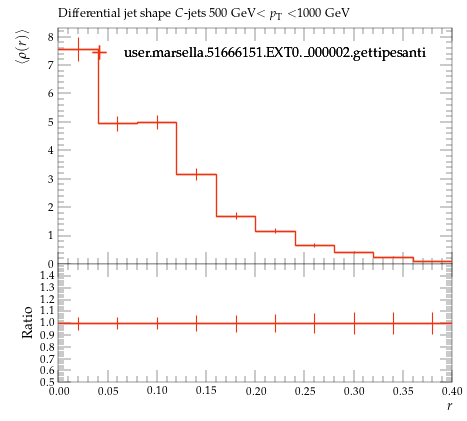

The Python source for this figure:
#! /usr/bin/env python

# This Python script was auto-generated using YODA v2.0.2.
# Analysis object: /MC_HFDECAYS/avg_C_jet_rho_500_1000
# Timestamp: 24-07-2026 (16:40:06)

import matplotlib as mpl
import matplotlib.pyplot as plt
mpl.use('Agg') # comment out for interactive use
import os
import numpy as np

plotDir = os.path.split(os.path.realpath(__file__))[0]
if 'YODA_USER_PLOT_PATH' in globals():
    plot_outdir = globals()['YODA_USER_PLOT_PATH']
else:
    plot_outdir = plotDir

#plot style
plt.style.use(os.path.join(plotDir, '../default.mplstyle'))
# plot metadata
figW, figH = plt.rcParams['figure.figsize']
ax_xLabel = r'$r$'
ax_yLabel = r'$\langle\rho(r)\rangle$'
ax_title  = r'Differential jet shape $C$-jets 500 GeV$<p_\mathrm{T}<$1000 GeV'
ax_xScale = 'linear'
ax_yScale = 'linear'
xLims = (0.0, 0.4)
yLims = (0.0, 8.3089127)

# TeX-friendly labels for the legend
labels = {
    'legend' : ([ r"user.marsella.51666151.EXT0.\_000002.gettipesanti" ], r""),
}

# Adjust canvas width and height
canvasW = 10.0
canvasH = 9.0
figW *= canvasW/10.
figH *= canvasH/9.

# Create figure and axis objects
fig, (ax, ratio0_ax) = plt.subplots(2, 1, sharex=True,
                  figsize=(figW,figH), gridspec_kw={'height_ratios': (6.0, 3.0)})

# Set figure margins
plt.subplots_adjust(
    left   = 1.0 * plt.rcParams['figure.subplot.left'],
    right  = 1.0 * plt.rcParams['figure.subplot.right'],
    top    = 1.0 * plt.rcParams['figure.subplot.top'],
    bottom = 1.0 * plt.rcParams['figure.subplot.bottom'])

ratio0_ax.yaxis.set_major_locator(mpl.ticker.MultipleLocator(0.1))
ratio0_ax.set_ylim(0.5, 1.4999)
ratio0_ax.set_ylabel('Ratio')

# the numerical data is stored in a separate file
dataf = dict()
prefix = os.path.split(__file__)[0]
if prefix:    prefix = prefix + '/'
exec(open(prefix+'avg_C_jet_rho_500_1000__data.py').read(), dataf)


legend_handles = dict() # keep track of handles for the legend

# style options for curves
# starts at zorder>=5 to draw curve on top of legend
styles = {
  'user.marsella.51666151.EXT0._000002.gettipesanti.yoda.gz': {
    'color' : '#EE3311',
    'linestyle' : '-',
    'linewidth' : 1,
    'marker' : 'none',
    'markersize' : 2,
    'capsize' : 0.0,
    'zorder' : 5,
    'histstyle' : 1,
    'drawstyle' : 'steps-pre',
    'xerrorbars' : 1,
    'yerrorbars' : 1,
    'fillcolor' : None,
    'fillopacity' : 1.0,
    'ratio0_linestyle' : '-',
    'ratio0_linewidth' : 1,
    'ratio0_marker' : 'none',
    'ratio0_markersize' : 2,
    'ratio0_capsize' : 0.0,
    'ratio0_zorder' : 5,
    'ratio0_histstyle' : 1,
    'ratio0_drawstyle' : 'steps-pre',
    'ratio0_xerrorbars' : 1,
    'ratio0_yerrorbars' : 1,
  },
}

# curve from input yoda files in main panel
for label, yvals in dataf['yvals'].items():
    if all(np.isnan(v) for v in dataf['yvals'][label]):
        continue
    tmp = None
    if styles[label]['histstyle']: # draw as histogram
        xpos = dataf['xedges'][label] if styles[label]['drawstyle'] else dataf['xpoints'][label]
        ypos = np.insert(yvals, 0, yvals[0]) if styles[label]['drawstyle'] else yvals
        if styles[label]['fillcolor']: # fill area below curve
            ax.fill_between(xpos, ypos, step='pre',
                            color=styles[label]['fillcolor'],
                            alpha=styles[label]['fillopacity'])
        tmp, = ax.plot(xpos, ypos,
                       color=styles[label]['color'],
                       linestyle=styles[label]['linestyle'],
                       linewidth=styles[label]['linewidth'],
                       drawstyle=styles[label]['drawstyle'], solid_joinstyle='miter',
                       zorder=styles[label]['zorder'], label=label)
    tmp = ax.errorbar(dataf['xpoints'][label], yvals,
                      xerr=np.array(dataf['xerrs'][label])*styles[label]['xerrorbars'],
                      yerr=np.array(dataf['yerrs'][label])*styles[label]['yerrorbars'],
                      fmt=styles[label]['marker'], capsize=styles[label]['capsize'],
                      markersize=styles[label]['markersize'],
                      ecolor=styles[label]['color'],
                      color=styles[label]['color'], zorder=styles[label]['zorder'])
    tmp[-1][0].set_linestyle(styles[label]['linestyle'])
    tmp[-1][0].set_linewidth(styles[label]['linewidth'])
    if label in dataf['add_legend_handle']:  legend_handles[label] = tmp
    for varLabel in dataf['variation_yvals'].keys():
        if varLabel.startswith(label):
            tmp, = ax.plot(dataf['xedges'][label], dataf['variation_yvals'][varLabel],
                           color=styles[label]['color'],
                           linestyle=styles[label]['linestyle'],
                           linewidth=styles[label]['linewidth'],
                           drawstyle='steps-pre', solid_joinstyle='miter',
                           zorder=styles[label]['zorder'], alpha=0.5)


# plots on ratio panel
# curve from input yoda files in ratio panel
for label, yvals in dataf['ratio0_yvals'].items():
    if all(np.isnan(v) for v in yvals):
        continue
    if styles[label]['ratio0_histstyle']: # plot as histogram
        xpos = dataf['xedges']['user.marsella.51666151.EXT0._000002.gettipesanti.yoda.gz'] if styles[label]['ratio0_drawstyle'] else dataf['xpoints']['user.marsella.51666151.EXT0._000002.gettipesanti.yoda.gz']
        ypos = np.insert(yvals, 0, yvals[0]) if styles[label]['ratio0_drawstyle'] else yvals
        ratio0_ax.plot(xpos, ypos,
                       color=styles[label]['color'],
                       linewidth=styles[label]['linewidth'],
                       linestyle=styles[label]['ratio0_linestyle'],
                       drawstyle=styles[label]['ratio0_drawstyle'], zorder=styles[label]['zorder'],
                       solid_joinstyle='miter')
    tmp = ratio0_ax.errorbar(dataf['xpoints']['user.marsella.51666151.EXT0._000002.gettipesanti.yoda.gz'], yvals,
                             xerr=np.array(dataf['ref_xerrs'])*styles[label]['ratio0_xerrorbars'],
                             yerr=np.array(dataf['ratio0_yerrs'][label])*styles[label]['ratio0_yerrorbars'],
                             fmt=styles[label]['ratio0_marker'], capsize=styles[label]['ratio0_capsize'],
                             markersize=styles[label]['ratio0_markersize'],
                             ecolor=styles[label]['color'],
                             color=styles[label]['color'])
    tmp[-1][0].set_linestyle(styles[label]['ratio0_linestyle'])
    tmp[-1][0].set_linewidth(styles[label]['ratio0_linewidth'])

    for varlabel in dataf['ratio0_variation_vals'].keys():
        if varlabel.startswith(label):
            ratio0_ax.plot(dataf['xedges']['user.marsella.51666151.EXT0._000002.gettipesanti.yoda.gz'],
                            dataf['ratio0_variation_vals'][varlabel],
                            color=styles[label]['color'],
                            linestyle=styles[label]['linestyle'],
                            linewidth=styles[label]['linewidth'],
                            drawstyle='steps-pre', solid_joinstyle='miter',
                            zorder=1, alpha=0.5)

legend_items = list(legend_handles.values())
ax.add_artist(ax.legend(legend_items,
                        labels['legend'][0],
                        title=labels['legend'][1],
                        alignment='left',
                        loc='upper center',
                        bbox_to_anchor=(0.5, 0.97)))

# set plot metadata as defined above
ratio0_ax.set_xlabel(ax_xLabel)
ratio0_ax.xaxis.set_label_coords(1., -0.15)
ax.set_ylabel(ax_yLabel, ha='right', va='top')
ax.yaxis.set_label_coords(-0.11, 1.0)
ax.set_title(ax_title, loc='left')
ax.set_xscale(ax_xScale)
ax.set_yscale(ax_yScale)
ax.set_xlim(xLims)
ax.set_ylim(yLims)

# tick formatting
plt.rcParams['xtick.top'] = True
plt.rcParams['ytick.right'] = True
fig.align_ylabels((ax, ratio0_ax))
plt.savefig(os.path.join(plot_outdir, 'avg_C_jet_rho_500_1000.pdf'), format='PDF')
plt.savefig(os.path.join(plot_outdir, 'avg_C_jet_rho_500_1000.png'), format='PNG')

plt.close(fig)
